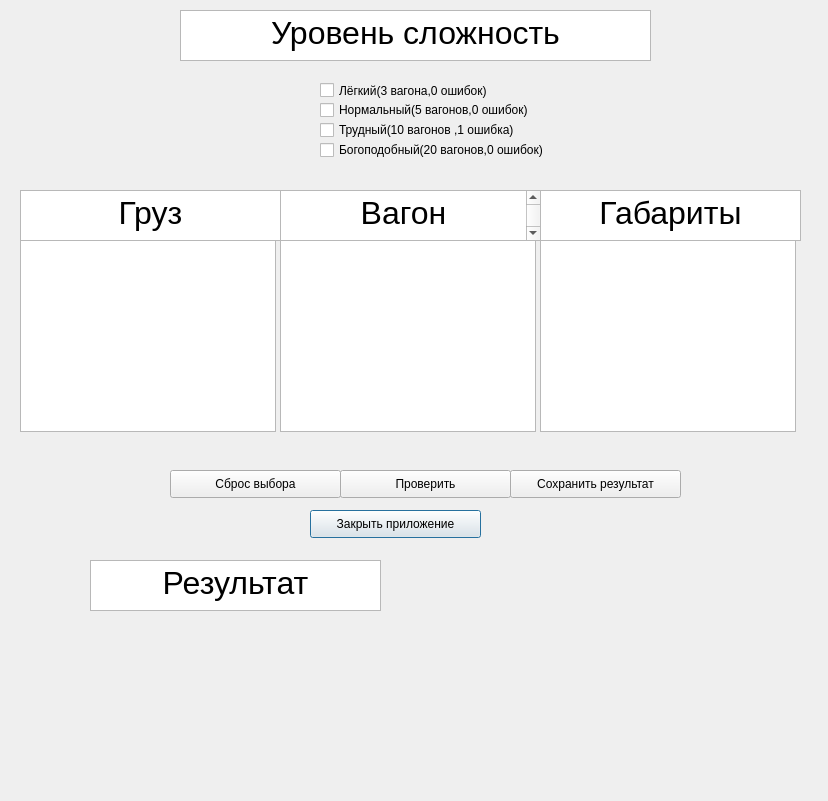
<?xml version="1.0" encoding="UTF-8"?>
<ui version="4.0">
 <class>guishka</class>
 <widget class="QDialog" name="guishka">
  <property name="geometry">
   <rect>
    <x>0</x>
    <y>0</y>
    <width>828</width>
    <height>801</height>
   </rect>
  </property>
  <property name="windowTitle">
   <string>Dialog</string>
  </property>
  <widget class="QPushButton" name="pushButton">
   <property name="geometry">
    <rect>
     <x>310</x>
     <y>510</y>
     <width>171</width>
     <height>28</height>
    </rect>
   </property>
   <property name="text">
    <string>Закрыть приложение</string>
   </property>
  </widget>
  <widget class="QTextBrowser" name="textBrowser">
   <property name="geometry">
    <rect>
     <x>20</x>
     <y>190</y>
     <width>261</width>
     <height>51</height>
    </rect>
   </property>
   <property name="html">
    <string>&lt;!DOCTYPE HTML PUBLIC &quot;-//W3C//DTD HTML 4.0//EN&quot; &quot;http://www.w3.org/TR/REC-html40/strict.dtd&quot;&gt;
&lt;html&gt;&lt;head&gt;&lt;meta name=&quot;qrichtext&quot; content=&quot;1&quot; /&gt;&lt;style type=&quot;text/css&quot;&gt;
p, li { white-space: pre-wrap; }
&lt;/style&gt;&lt;/head&gt;&lt;body style=&quot; font-family:'MS Shell Dlg 2'; font-size:7.8pt; font-weight:400; font-style:normal;&quot;&gt;
&lt;p align=&quot;center&quot; style=&quot; margin-top:0px; margin-bottom:0px; margin-left:0px; margin-right:0px; -qt-block-indent:0; text-indent:0px;&quot;&gt;&lt;span style=&quot; font-size:24pt;&quot;&gt;Груз&lt;/span&gt;&lt;/p&gt;&lt;/body&gt;&lt;/html&gt;</string>
   </property>
  </widget>
  <widget class="QTextBrowser" name="textBrowser_2">
   <property name="geometry">
    <rect>
     <x>280</x>
     <y>190</y>
     <width>261</width>
     <height>51</height>
    </rect>
   </property>
   <property name="html">
    <string>&lt;!DOCTYPE HTML PUBLIC &quot;-//W3C//DTD HTML 4.0//EN&quot; &quot;http://www.w3.org/TR/REC-html40/strict.dtd&quot;&gt;
&lt;html&gt;&lt;head&gt;&lt;meta name=&quot;qrichtext&quot; content=&quot;1&quot; /&gt;&lt;style type=&quot;text/css&quot;&gt;
p, li { white-space: pre-wrap; }
&lt;/style&gt;&lt;/head&gt;&lt;body style=&quot; font-family:'MS Shell Dlg 2'; font-size:7.8pt; font-weight:400; font-style:normal;&quot;&gt;
&lt;p align=&quot;center&quot; style=&quot; margin-top:0px; margin-bottom:0px; margin-left:0px; margin-right:0px; -qt-block-indent:0; text-indent:0px;&quot;&gt;&lt;span style=&quot; font-size:24pt;&quot;&gt;Вагон&lt;/span&gt;&lt;/p&gt;
&lt;p align=&quot;center&quot; style=&quot;-qt-paragraph-type:empty; margin-top:0px; margin-bottom:0px; margin-left:0px; margin-right:0px; -qt-block-indent:0; text-indent:0px; font-size:24pt;&quot;&gt;&lt;br /&gt;&lt;/p&gt;&lt;/body&gt;&lt;/html&gt;</string>
   </property>
  </widget>
  <widget class="QTextBrowser" name="textBrowser_3">
   <property name="geometry">
    <rect>
     <x>540</x>
     <y>190</y>
     <width>261</width>
     <height>51</height>
    </rect>
   </property>
   <property name="html">
    <string>&lt;!DOCTYPE HTML PUBLIC &quot;-//W3C//DTD HTML 4.0//EN&quot; &quot;http://www.w3.org/TR/REC-html40/strict.dtd&quot;&gt;
&lt;html&gt;&lt;head&gt;&lt;meta name=&quot;qrichtext&quot; content=&quot;1&quot; /&gt;&lt;style type=&quot;text/css&quot;&gt;
p, li { white-space: pre-wrap; }
&lt;/style&gt;&lt;/head&gt;&lt;body style=&quot; font-family:'MS Shell Dlg 2'; font-size:7.8pt; font-weight:400; font-style:normal;&quot;&gt;
&lt;p align=&quot;center&quot; style=&quot; margin-top:0px; margin-bottom:0px; margin-left:0px; margin-right:0px; -qt-block-indent:0; text-indent:0px;&quot;&gt;&lt;span style=&quot; font-size:24pt;&quot;&gt;Габариты&lt;/span&gt;&lt;/p&gt;&lt;/body&gt;&lt;/html&gt;</string>
   </property>
  </widget>
  <widget class="QListView" name="listView_2">
   <property name="geometry">
    <rect>
     <x>280</x>
     <y>240</y>
     <width>256</width>
     <height>192</height>
    </rect>
   </property>
  </widget>
  <widget class="QListView" name="listView_3">
   <property name="geometry">
    <rect>
     <x>540</x>
     <y>240</y>
     <width>256</width>
     <height>192</height>
    </rect>
   </property>
   <property name="maximumSize">
    <size>
     <width>256</width>
     <height>16777215</height>
    </size>
   </property>
  </widget>
  <widget class="QListView" name="listView">
   <property name="geometry">
    <rect>
     <x>20</x>
     <y>240</y>
     <width>256</width>
     <height>192</height>
    </rect>
   </property>
  </widget>
  <widget class="QCheckBox" name="checkBox">
   <property name="geometry">
    <rect>
     <x>320</x>
     <y>80</y>
     <width>191</width>
     <height>21</height>
    </rect>
   </property>
   <property name="text">
    <string>Лёгкий(3 вагона,0 ошибок)</string>
   </property>
  </widget>
  <widget class="QCheckBox" name="checkBox_2">
   <property name="geometry">
    <rect>
     <x>320</x>
     <y>140</y>
     <width>251</width>
     <height>20</height>
    </rect>
   </property>
   <property name="text">
    <string>Богоподобный(20 вагонов,0 ошибок)</string>
   </property>
  </widget>
  <widget class="QCheckBox" name="checkBox_3">
   <property name="geometry">
    <rect>
     <x>320</x>
     <y>120</y>
     <width>221</width>
     <height>20</height>
    </rect>
   </property>
   <property name="text">
    <string>Трудный(10 вагонов ,1 ошибка)</string>
   </property>
  </widget>
  <widget class="QCheckBox" name="checkBox_4">
   <property name="geometry">
    <rect>
     <x>320</x>
     <y>100</y>
     <width>231</width>
     <height>20</height>
    </rect>
   </property>
   <property name="text">
    <string>Нормальный(5 вагонов,0 ошибок)</string>
   </property>
  </widget>
  <widget class="QTextBrowser" name="textBrowser_4">
   <property name="geometry">
    <rect>
     <x>180</x>
     <y>10</y>
     <width>471</width>
     <height>51</height>
    </rect>
   </property>
   <property name="html">
    <string>&lt;!DOCTYPE HTML PUBLIC &quot;-//W3C//DTD HTML 4.0//EN&quot; &quot;http://www.w3.org/TR/REC-html40/strict.dtd&quot;&gt;
&lt;html&gt;&lt;head&gt;&lt;meta name=&quot;qrichtext&quot; content=&quot;1&quot; /&gt;&lt;style type=&quot;text/css&quot;&gt;
p, li { white-space: pre-wrap; }
&lt;/style&gt;&lt;/head&gt;&lt;body style=&quot; font-family:'MS Shell Dlg 2'; font-size:7.8pt; font-weight:400; font-style:normal;&quot;&gt;
&lt;p align=&quot;center&quot; style=&quot; margin-top:0px; margin-bottom:0px; margin-left:0px; margin-right:0px; -qt-block-indent:0; text-indent:0px;&quot;&gt;&lt;span style=&quot; font-size:24pt;&quot;&gt;Уровень сложность&lt;/span&gt;&lt;/p&gt;&lt;/body&gt;&lt;/html&gt;</string>
   </property>
  </widget>
  <widget class="QPushButton" name="pushButton_2">
   <property name="geometry">
    <rect>
     <x>170</x>
     <y>470</y>
     <width>171</width>
     <height>28</height>
    </rect>
   </property>
   <property name="text">
    <string>Сброс выбора</string>
   </property>
  </widget>
  <widget class="QPushButton" name="pushButton_3">
   <property name="geometry">
    <rect>
     <x>340</x>
     <y>470</y>
     <width>171</width>
     <height>28</height>
    </rect>
   </property>
   <property name="text">
    <string>Проверить</string>
   </property>
  </widget>
  <widget class="QPushButton" name="pushButton_4">
   <property name="geometry">
    <rect>
     <x>510</x>
     <y>470</y>
     <width>171</width>
     <height>28</height>
    </rect>
   </property>
   <property name="text">
    <string>Сохранить результат</string>
   </property>
  </widget>
  <widget class="QTextBrowser" name="textBrowser_5">
   <property name="geometry">
    <rect>
     <x>90</x>
     <y>560</y>
     <width>291</width>
     <height>51</height>
    </rect>
   </property>
   <property name="html">
    <string>&lt;!DOCTYPE HTML PUBLIC &quot;-//W3C//DTD HTML 4.0//EN&quot; &quot;http://www.w3.org/TR/REC-html40/strict.dtd&quot;&gt;
&lt;html&gt;&lt;head&gt;&lt;meta name=&quot;qrichtext&quot; content=&quot;1&quot; /&gt;&lt;style type=&quot;text/css&quot;&gt;
p, li { white-space: pre-wrap; }
&lt;/style&gt;&lt;/head&gt;&lt;body style=&quot; font-family:'MS Shell Dlg 2'; font-size:7.8pt; font-weight:400; font-style:normal;&quot;&gt;
&lt;p align=&quot;center&quot; style=&quot; margin-top:0px; margin-bottom:0px; margin-left:0px; margin-right:0px; -qt-block-indent:0; text-indent:0px;&quot;&gt;&lt;span style=&quot; font-size:24pt;&quot;&gt;Результат&lt;/span&gt;&lt;/p&gt;&lt;/body&gt;&lt;/html&gt;</string>
   </property>
  </widget>
 </widget>
 <resources/>
 <connections/>
</ui>
